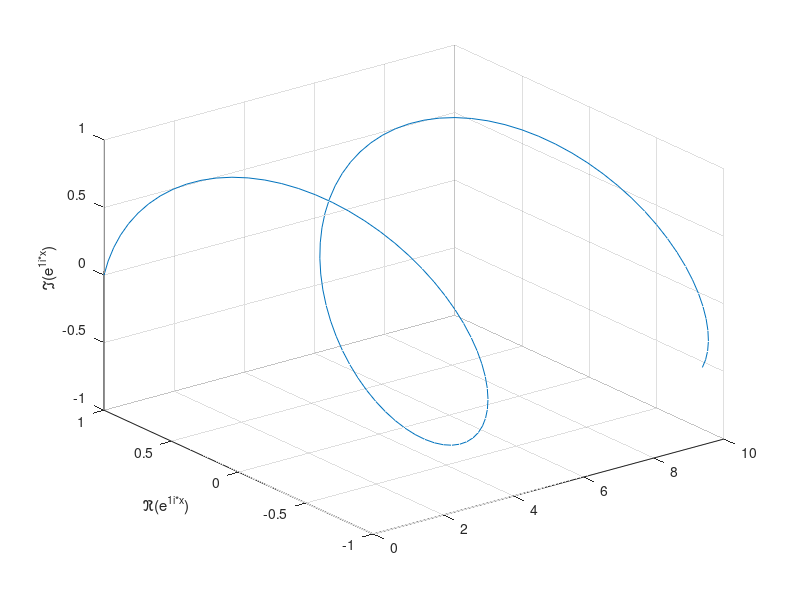

This chart was generated by the following MATLAB code:
% Visualize the complex field produced by f(x) = exp(-1i*x);

% Numerical grid
x = 0:0.1:10;

% Evaluate the term
complex_field = exp(1i*x);

% Visualize
plot3(x, real(complex_field), imag(complex_field)); grid on;
ylabel('\Re(e^{1i*x})');
zlabel('\Im(e^{1i*x})');